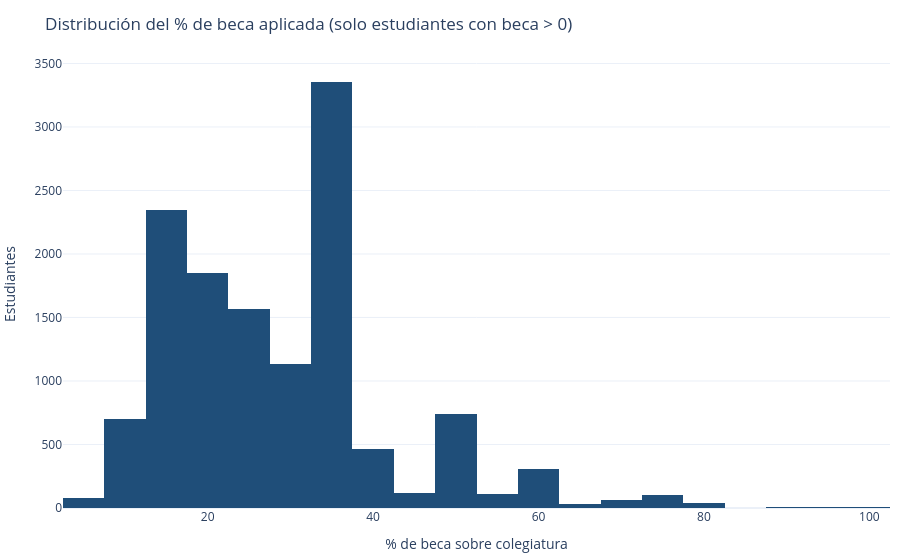

Write notebook code for a chart like this one.
### Markdown cell above
## 4. Financiero: beca aplicada

`beca_aplicada = Colegiatura - ColegiaturaMenosBeca`. Se excluyen las 326 filas sin dato de colegiatura.

### Code cell
fin = df.dropna(subset=["Colegiatura", "ColegiaturaMenosBeca"]).copy()
fin["beca_aplicada"] = fin["Colegiatura"] - fin["ColegiaturaMenosBeca"]
fin["beca_pct"] = (fin["beca_aplicada"] / fin["Colegiatura"]).replace([float("inf"), -float("inf")], pd.NA)

print(f"Estudiantes con dato financiero: {len(fin):,}")
print(f"Con alguna beca aplicada (>0): {(fin['beca_aplicada'] > 0).sum():,} ({(fin['beca_aplicada'] > 0).mean():.1%})")
display(fin[["Colegiatura", "ColegiaturaMenosBeca", "beca_aplicada", "beca_pct"]].describe())

fig_beca = go.Figure(
    go.Histogram(
        x=fin.loc[fin["beca_aplicada"] > 0, "beca_pct"] * 100,
        marker_color=COLOR_PRIMARIO,
        nbinsx=30,
    )
)
fig_beca.update_layout(
    template="plotly_white",
    title="Distribución del % de beca aplicada (solo estudiantes con beca > 0)",
    xaxis_title="% de beca sobre colegiatura",
    yaxis_title="Estudiantes",
    showlegend=False,
    margin=dict(l=10, r=10, t=60, b=10),
)
fig_beca.show()

### Figure 1 — Plotly figure (JSON) as saved in the notebook; plotly's stock layout.template omitted (floating-point values rounded to 4 significant figures; data arrays with more than 128 entries replaced by an {"elided": "..."} marker saying what was removed)
{"data": [{"marker": {"color": "#1F4E79"}, "nbinsx": 30, "type": "histogram", "x": {"elided": "13026 float values"}}], "layout": {"margin": {"b": 10, "l": 10, "r": 10, "t": 60}, "showlegend": false, "title": {"text": "Distribución del % de beca aplicada (solo estudiantes con beca > 0)"}, "xaxis": {"title": {"text": "% de beca sobre colegiatura"}}, "yaxis": {"title": {"text": "Estudiantes"}}}}
